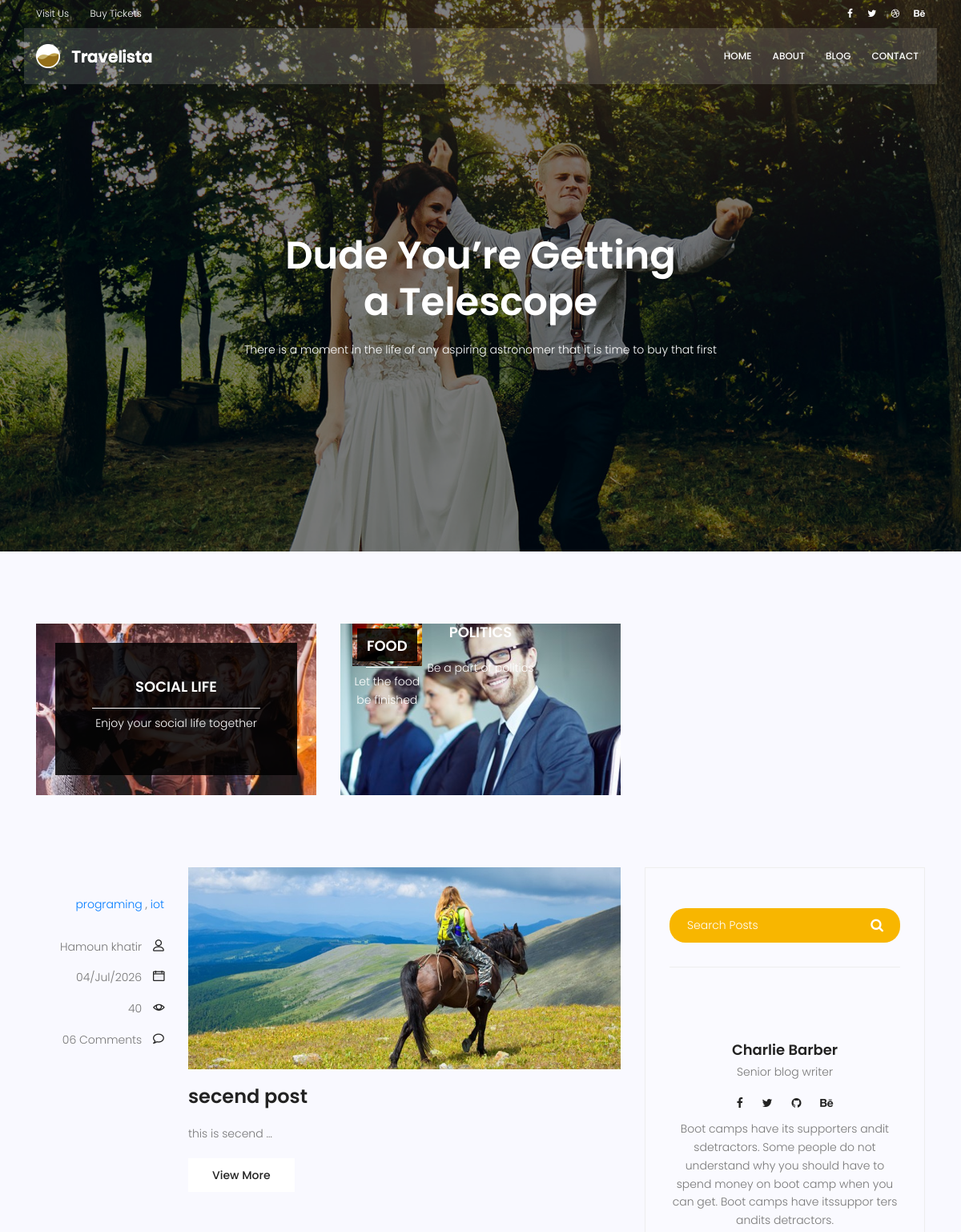
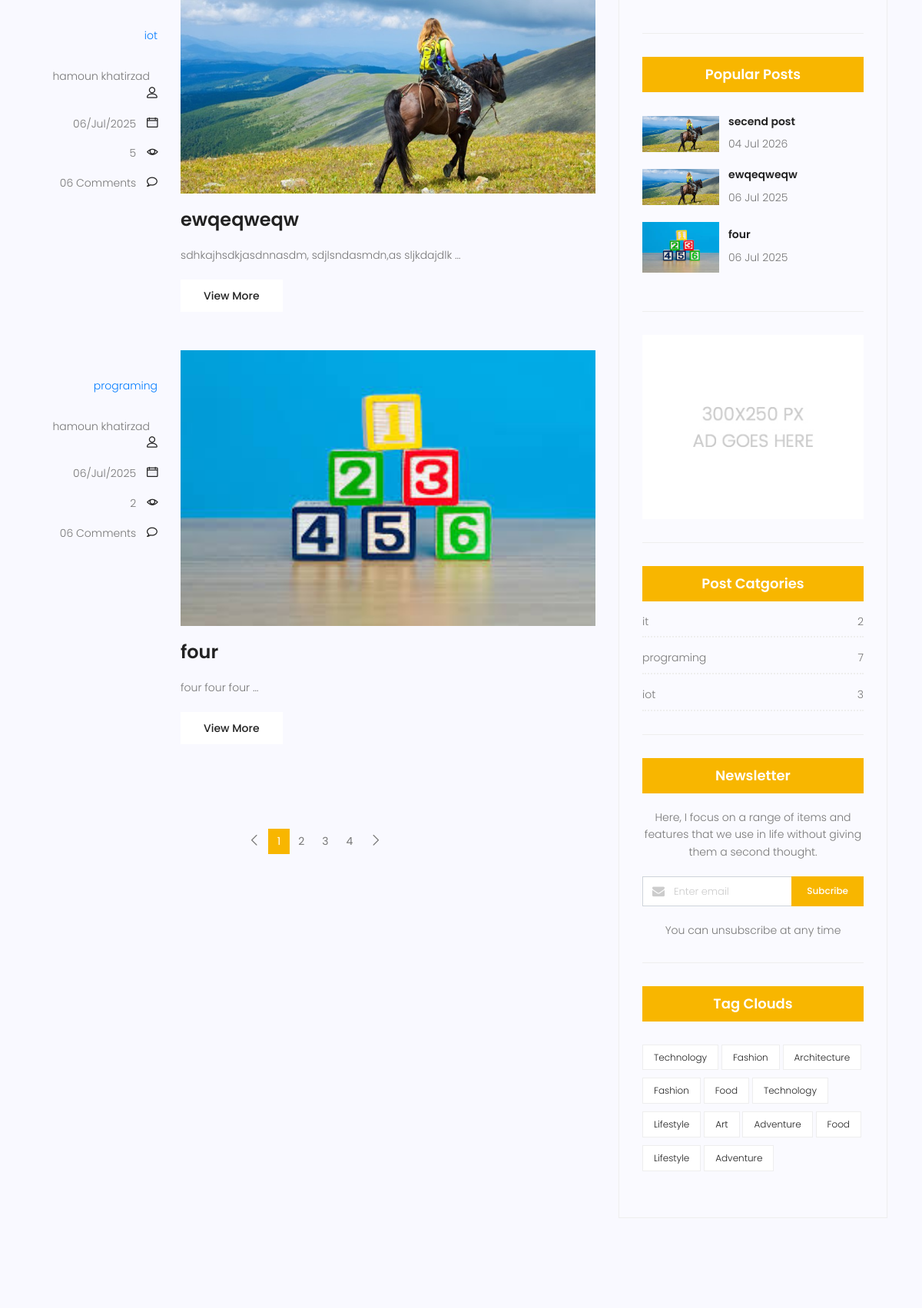
Screenshot of /blog/ (upper part) with the database file from the repository (2 pictures, top to bottom).
### blog/models.py (models this page shows, shortened)
class Category(models.Model):
    name=models.CharField(max_length=255)
    def __str__(self):
        return self.name

class post(models.Model):
    image =models.ImageField(upload_to='blog/',default='blog/default.jpg')
    author = models.ForeignKey(User, on_delete=models.SET_NULL,null=True)
    title=models.CharField(max_length=255)
    content=models.TextField()
    category =models.ManyToManyField(Category)
    counted_views = models.IntegerField(default=0)
    status = models.BooleanField(default=False)
    published_date = models.DateTimeField(null=True)
    created_date = models.DateTimeField(auto_now_add=True)
    updated_date = models.DateTimeField(auto_now=True)
    class Meta:
        ordering=['-created_date']

### blog/views.py (the view)
# urls.py: path('',blog_home,name='index'),
def blog_home(request,**kwargs):
    posts = post.objects.filter(published_date__lte=now,status=True).order_by('-published_date')
    if kwargs.get('cat_name')!=None:
        posts = posts.filter(category__name=kwargs['cat_name'])
    if kwargs.get('author_username')!= None:
        posts = posts.filter(author__username=kwargs['author_username'])
    posts=Paginator(posts,3)
    try:
        page_number = request.GET.get('page')
        posts = posts.get_page(page_number)
    except PageNotAnInteger:
        posts = posts.get_page(1)
    except EmptyPage:
        posts = posts.get_page(1)
    contexts={'posts':posts}
    return render(request,'blog/blog-home.html',contexts)

### blog/templatetags/blog_tags.py (called while the page is built)
@register.inclusion_tag('blog/blog-latespost.html')
def lates_p(arg=3):
    posts=post.objects.filter(published_date__lte=timezone.now(),status=True).order_by('-published_date')[:arg]
    return {'posts': posts}

@register.inclusion_tag('blog/blog-category.html')
def category_p():
    posts=post.objects.filter(published_date__lte=timezone.now(),status=True)
    category_posts=Category.objects.all
    post_cat=dict()
    for cat in category_posts():
        post_cat[cat] = posts.filter(category=cat).count()
    return {'categories': post_cat}

### templates/blog/blog-home.html (shortened to what this page needs)
{%extends 'base.html'%}
{%load blog_tags%}
{%load static%}
{%block content%}
<section class="banner-area relative blog-home-banner" id="home">
	<div class="overlay overlay-bg"></div>
	<div class="container">
		<div class="row d-flex align-items-center justify-content-center">
			<div class="about-content blog-header-content col-lg-12">
				<h1 class="text-white">
					Dude You’re Getting
					a Telescope
				</h1>
				<p class="text-white">
					There is a moment in the life of any aspiring astronomer that it is time to buy that first
				</p>
			</div>
		</div>
	</div>
</section>
<section class="top-category-widget-area pt-90 pb-90 ">
	<div class="container">
		<div class="row">
			<div class="col-lg-4">
				<div class="single-cat-widget">
					<div class="content relative">
						<div class="overlay overlay-bg"></div>
						<a href="#" target="_blank">
							<div class="thumb">
								<img class="content-image img-fluid d-block mx-auto" src="{% static 'img/blog/cat-widget1.jpg'%}"alt="">
							</div>
							<div class="content-details">
								<h4 class="content-title mx-auto text-uppercase">Social life</h4>
								<span></span>
								<p>Enjoy your social life together</p>
							</div>
						</a>
					</div>
				</div>
			</div>
			<div class="col-lg-4">
				<div class="single-cat-widget">
					<div class="content relative">
						<div class="overlay blank">
							<div class="thumb">
								<img class="content-image img-fluid d-block mx-auto" src="{% static 'img/blog/cat-widget2.jpg'%}"
									alt="">
							</div>
							<div class="content-details">
								<h4 class="content-title mx-auto text-uppercase">Politics</h4>
								<p>Be a part of politics</p>
							</div>
					</div>
				</div>
			</div>
			<div class="col-lg-4">
				<div class="single-cat-widget">
					<div class="content relative">
						<div class="overlay overlay-bg"></div>
						<a href="#" target="_blank">
							<div class="thumb">
								<img class="content-image img-fluid d-block mx-auto" src="{% static 'img/blog/cat-widget3.jpg'%}"
									alt="">
							</div>
							<div class="content-details">
								<h4 class="content-title mx-auto text-uppercase">Food</h4>
								<p>Let the food be finished</p>
							</div>
						</a>
					</div>
				</div>
			</div>
		</div>
	</div>
</section>
<section class="post-content-area">
	<div class="container">
		<div class="row">
			<div class="col-lg-8 posts-list">
				{%for post in posts%}
				<div class="single-post row">
					<div class="col-lg-3  col-md-3 meta-details">
						<ul class="tags">
							{%for cat in post.category.all%}
							<a href="{% url "blog:category" cat_name=cat.name%}">{{cat.name}}
							{%if not forloop.last%}</a> , {%endif%}
							{%endfor%}
						</ul>
						<div class="user-details row">
							<p class="user-name col-lg-12 col-md-12 col-6"><a href="{% url 'blog:author'  post.author.username %}">{{post.author.get_full_name}}</a> <span
									class="lnr lnr-user"></span></p>
							<p class="date col-lg-12 col-md-12 col-6"><a href="#">{{post.published_date|date:"d/M/Y"}}</a> <span
									class="lnr lnr-calendar-full"></span></p>
							<p class="view col-lg-12 col-md-12 col-6"><a href="#">{{post.counted_views}}</a> <span
									class="lnr lnr-eye"></span></p>
							<p class="comments col-lg-12 col-md-12 col-6"><a href="#">06 Comments</a> <span
									class="lnr lnr-bubble"></span></p>
						</div>
					</div>
					<div class="col-lg-9 col-md-9 ">
						<div class="feature-img">
							<img class="img-fluid" src="{{post.image.url}}" alt="">
						</div>
						<a class="posts-title" href="{% url 'blog:single' pid=post.id%}">
							<h3>{{post.title}}</h3>
						</a>
						<p class="excert">
							{{post.content|truncatewords:3}}
						</p>
						<a href="/blog/{{post.id}}" class="primary-btn">View More</a>
					</div>
				</div>
				{%endfor%}
			{% include "blog/blog-page.html"%}
			</div>
			<div class="col-lg-4 sidebar-widgets">
				<div class="widget-wrap">
					{% include "blog/blog-search.html" %}
					{% include "blog/blog-writer.html" %}
					<div class="single-sidebar-widget popular-post-widget">
						<h4 class="popular-title">Popular Posts</h4>
						{% lates_p %}
					</div>
					<div class="single-sidebar-widget ads-widget">
						<a href="#"><img class="img-fluid" src="{% static 'img/blog/ads-banner.jpg'%}" alt=""></a>
					</div>
					<div class="single-sidebar-widget post-category-widget">
						<h4 class="category-title">Post Catgories</h4>
						{% category_p %}
					</div>
					<div class="single-sidebar-widget newsletter-widget">
						<h4 class="newsletter-title">Newsletter</h4>
						<p>
							Here, I focus on a range of items and features that we use in life without
							giving them a second thought.
						</p>
						<div class="form-group d-flex flex-row">
							<div class="col-autos">
								<div class="input-group">
									<div class="input-group-prepend">
										<div class="input-group-text"><i class="fa fa-envelope" aria-hidden="true"></i>
										</div>
									</div>
									<input type="text" class="form-control" id="inlineFormInputGroup"
										placeholder="Enter email" onfocus="this.placeholder = ''"
										onblur="this.placeholder = 'Enter email'">
								</div>
							</div>
							<a href="#" class="bbtns">Subcribe</a>
						</div>
						<p class="text-bottom">
							You can unsubscribe at any time
						</p>
					</div>
					<div class="single-sidebar-widget tag-cloud-widget">
						<h4 class="tagcloud-title">Tag Clouds</h4>
						<ul>
							<li><a href="#">Technology</a></li>
							<li><a href="#">Fashion</a></li>
							<li><a href="#">Architecture</a></li>
							<li><a href="#">Fashion</a></li>
							<li><a href="#">Food</a></li>
							<li><a href="#">Technology</a></li>
							<li><a href="#">Lifestyle</a></li>
							<li><a href="#">Art</a></li>
							<li><a href="#">Adventure</a></li>
							<li><a href="#">Food</a></li>
							<li><a href="#">Lifestyle</a></li>
							<li><a href="#">Adventure</a></li>
						</ul>
					</div>
				</div>
			</div>
		</div>
	</div>
</section>
</body>
</html>
{%endblock%}

### templates/blog/blog-latespost.html
{%load static%}
<div class="popular-post-list">
    {% for post in posts %}
    <div class="single-post-list d-flex flex-row align-items-center">
        <div class="thumb">
            <img class="img-fluid" src="{{post.image.url}}"  alt="">
        </div>
        <div class="details">
            <a href="{% url 'blog:single' pid=post.id%}">
                <h6> {{post.title}}</h6>
            </a>
            <p>{{post.published_date|date:"d M Y"}}</p>
        </div>
    </div>
    {% endfor %}
</div>

### templates/blog/blog-category.html
{% load static %}
<ul class="cat-list">
    {% for name , count in categories.items %}
        <li>
            <a href="{% url "blog:category" cat_name=name %}" class="d-flex justify-content-between">
                <p>{{name}}</p>
                <p>{{count}}</p>
        </a>
    {%endfor%}
    </li>
</ul>

### rows the page displays
post: author.get_full_name "Hamoun khatir", published_date "04/Jul/2026", counted_views "40", image (placeholder picture), title "secend post", content "this is secend …", published_date "04 Jul 2026"
Category: name "programing", count "7"
Category: name "iot", id "3"
post: author.get_full_name "hamoun khatirzad", published_date "06/Jul/2025", counted_views "5", image (placeholder picture), title "ewqeqweqw", content "sdhkajhsdkjasdnnasdm, sdjlsndasmdn,as sljkdajdlk …", published_date "06 Jul 2025"
post: author.get_full_name "hamoun khatirzad", published_date "06/Jul/2025", counted_views "2", image (picture), title "four", content "four four four …", published_date "06 Jul 2025"
Category: name "it", count "2"

### other values shown
{{ i }} "1"
{{ i }} "2" "3" "4"
